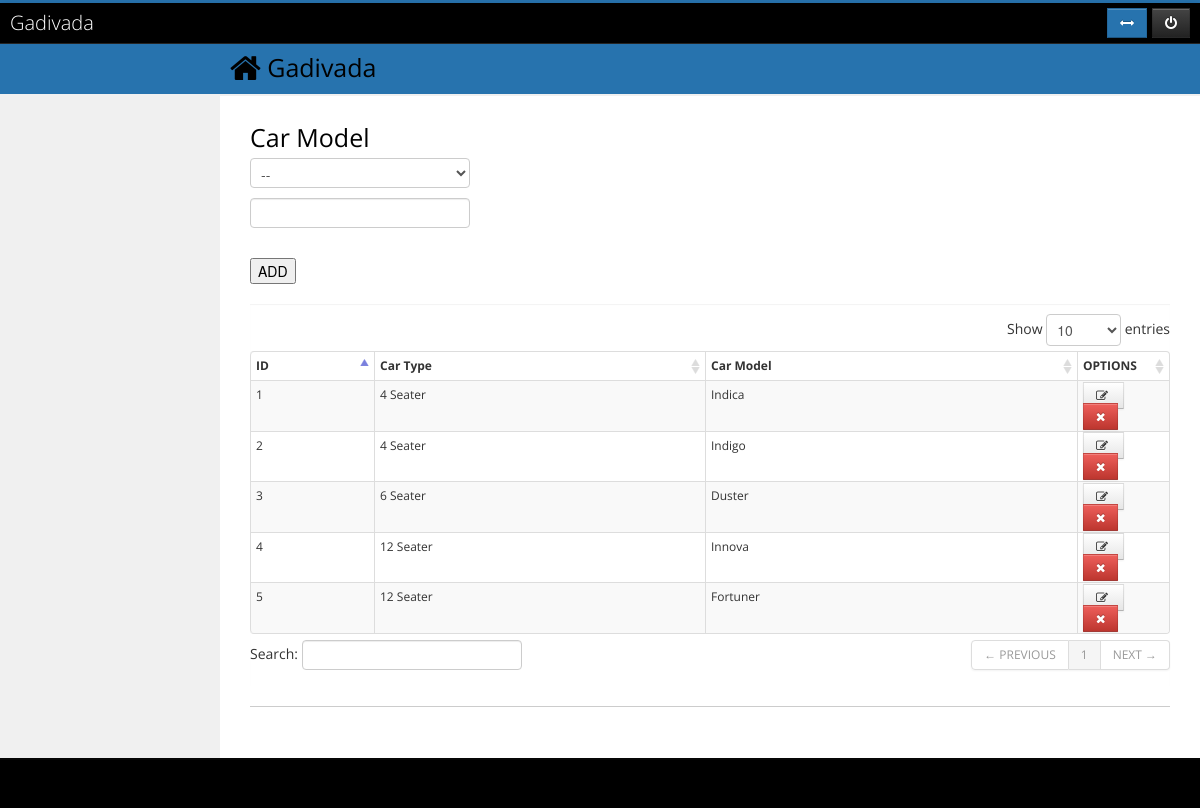
Screenshot of /index.php/admin_c/car_model with the database file from the repository.
### tables this page shows
CREATE TABLE IF NOT EXISTS `car_model` (
  `ID` int(11) NOT NULL AUTO_INCREMENT,
  `TYPE_ID` int(11) NOT NULL DEFAULT '0',
  `MODEL_NAME` varchar(100) NOT NULL,
  PRIMARY KEY (`ID`)
);

CREATE TABLE IF NOT EXISTS `car_type` (
  `ID` int(11) NOT NULL AUTO_INCREMENT,
  `TYPE_NAME` varchar(100) DEFAULT NULL,
  PRIMARY KEY (`ID`)
);

### application/controllers/admin_c.php (called while the page is built, shortened)
<?php if ( ! defined('BASEPATH')) exit('No direct script access allowed');
class Admin_c extends CI_Controller {
	function __construct()
	{
		$this->load->model('admin_m');
		$this->load->model('city_m');
		$this->load->model('car_type_m');
		$this->load->model('area_m');
		$this->load->model('car_model_m');
		$this->load->model('features_m');
		$this->load->model('packages_m');
		$this->load->model('discounts_m');
		$this->load->model('pricing_m');
		$this->load->model('cancellation_m');
	}
	function car_model()
	{
		$data['car_model']='active';
		$data['car_model'] = $this->car_model_m->get_all_car_model();
		$data['car_type'] = $this->car_type_m->get_all_car_type();
		$this->load->view('admin/car_model',$data);
	}
}
?>

### index.php (called while the page is built, shortened)
<?php
require_once BASEPATH.'core/CodeIgniter.php';

### application/models/car_type_m.php (called while the page is built, shortened)
<?php
Class Car_type_m extends CI_Model{
	function get_all_car_type($type='')
	{
		$this->db->distinct();
		$this->db->select('*');
		$query=$this->db->get('car_type')->result();
		return $query;
	}
}

### application/models/car_model_m.php (called while the page is built, shortened)
<?php
Class Car_model_m extends CI_Model{
	function get_all_car_model($type='')
	{
		$this->db->distinct();
		$this->db->select('car_model.ID,MODEL_NAME,TYPE_NAME')->from('car_model')->join('car_type','car_type.ID = car_model.TYPE_ID');
		$query=$this->db->get()->result();
		return $query;
	}
}
?>

### application/views/admin/car_model.php (the view, shortened to what this page needs)
	<h2>Car Model</h2>
	<?php
		$type = array();
		$type['']='--';
		    foreach($car_type as $c){
			  $type[$c->ID]=$c->TYPE_NAME;
		}
	?>
	<form name='seaterform' id='seaterform' method='post' action='<?php echo base_url()?>admin/car_model'>
		<?php echo form_dropdown('cartype',$type);?><br>
		<input type='text' name='model' id='model'><br>
		<input type="hidden" name='modelid' id='modelid'><br>
		<input type='submit' name='submitseater' id='submitseater' value='ADD'>
	</form>
<div id="collapse4" class="body">
	<table id="dataTable" class="table table-bordered table-condensed table-hover table-striped">
		<thead>
			<tr>
				<th>ID</th>
				<th>Car Type</th>
				<th>Car Model</th>
				<th width="10%">OPTIONS</th>
			</tr>
		</thead>
		<tbody>
			<?php $numbers = 1;
			foreach($car_model as $a)
			{
				echo '<tr>
				<td>'.$numbers.'</td>
				<td>'.$a->TYPE_NAME.'</td>
				<td>'.$a->MODEL_NAME.'</td>
				<td>
				<a href="javascript: editcarmodel('.$a->ID.')" class="ajax btn edit" alt="Edit">
				<i class="icon-edit"></i>
				</a>&nbsp;&nbsp;
				<a href="'.base_url().'ajax/delete_car_model/'.$a->ID.'" class="delete_btn btn btn-danger remove" title="'.$a->MODEL_NAME.'">
				<i class="icon-remove"></i>
				</a>
				</td>
				</tr>';
				$numbers ++ ;
			}  ?>
		</tbody>
	</table>
</div>

### css/style.css (style rules this page uses)
html,body,div,span,applet,object,iframe,h1,h2,h3,h4,h5,h6,p,blockquote,pre,a,abbr,acronym,address,big,cite,code,del,dfn,em,img,ins,kbd,q,s,samp,small,strike,strong,sub,sup,tt,var,b,u,i,dl,dt,dd,ol,nav ul,nav li,fieldset,form,label,legend,table,caption,tbody,tfoot,thead,tr,th,td,article,aside,canvas,details,embed,figure,figcaption,footer,header,hgroup,menu,nav,output,ruby,section,summary,time,mark,audio,video { margin:0;border:0;font-size:100%;font:inherit;vertical-align:baseline; }
table { border-collapse:collapse;border-spacing:0; }
a { text-decoration:none; }
body { font-family: 'Raleway', sans-serif; background: #000000; }
.box a { font-size:1em; text-transform:uppercase; display: inline; transition: 0.5s ease; -o-transition: 0.5s ease; -webkit-transition: 0.5s ease; }

### assets/css/style.css (style rules this page uses)
html, body { height: 100%; }
body { visibility:hidden; font-family: 'Open Sans', sans-serif; }
.box .body, .box .block { padding: 10px 0; -webkit-box-shadow: inset 0 1px 1px rgba(0, 0, 0, 0.05); -moz-box-shadow: inset 0 1px 1px rgba(0, 0, 0, 0.05); box-shadow: inset 0 1px 1px rgba(0, 0, 0, 0.05); }
.btn { -webkit-border-radius: 0; -moz-border-radius: 0; border-radius: 0; }

### css/custom.css (style rules this page uses)
body { visibility:hidden; }
body { margin: 0; font-family: 'Open Sans', Arial, sans-serif; font-size: 12px; line-height: 20px; color: #333333; background-color: #ffffff; }
h1, h2, h3 { font-weight: normal; margin: 0 0 10px; }
h2 { font-size: 18px; color: #000000; line-height: 22px; }
h2 { font-size: 25px; line-height: 22px; color: black; margin: 0 0 10px; }

### rows the page displays
car_model: car_type.TYPE_NAME "4 Seater", MODEL_NAME "Indica"
car_model: car_type.TYPE_NAME "4 Seater", MODEL_NAME "Indigo"
car_model: car_type.TYPE_NAME "6 Seater", MODEL_NAME "Duster"
car_model: car_type.TYPE_NAME "12 Seater", MODEL_NAME "Innova"
car_model: car_type.TYPE_NAME "12 Seater", MODEL_NAME "Fortuner"
